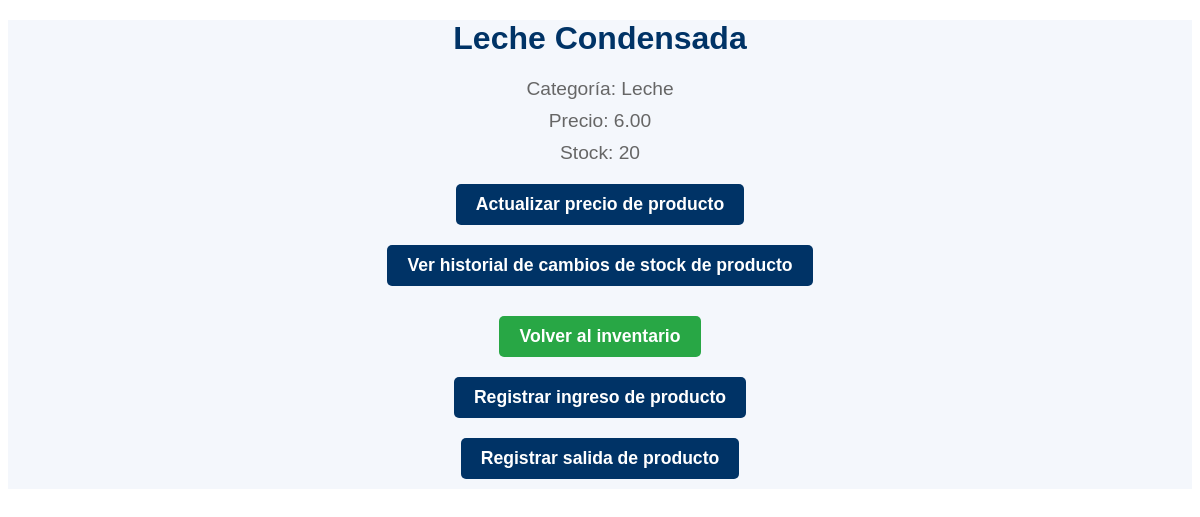
Page /operador/producto/1/ on the committed database.
### Cliente/producto/models.py (models this page shows, shortened)
class Producto(models.Model):
    id_producto = models.AutoField(primary_key=True)
    id_categoria = models.ForeignKey(Categoria, on_delete=models.CASCADE)
    nombre_producto = models.CharField(max_length=50)
    precio = models.DecimalField(max_digits=10, decimal_places=2)
    stock = models.IntegerField()

class Categoria(models.Model):
    id_categoria = models.AutoField(primary_key=True)
    nombre_categoria = models.CharField(max_length=50)
    descripcion = models.CharField(max_length=50)

### Operador/Inventario/Controller/InventarioController.py (the view)
# urls.py: path('producto/<int:id_producto>/', InventarioController.detalle_producto, name='detalle_producto'),
def detalle_producto(request, id_producto):
    producto = get_object_or_404(Producto, id_producto=id_producto)
    return render(request, 'inventario/detalle_producto.html', {'producto': producto})

### Operador/Inventario/templates/inventario/detalle_producto.html (shortened to what this page needs)
<!DOCTYPE html>
<html lang="es">
<head>
    {% load static %}
    <link rel="stylesheet" href="{% static 'Inventario/detalle_producto.css' %}">
</head>
<body>
    <div class="detalle-producto-container">
        <h1>{{ producto.nombre_producto }}</h1>
        <p>Categoría: {{ producto.id_categoria.nombre_categoria }}</p>
        <p>Precio: {{ producto.precio }}</p>
        <p>Stock: {{ producto.stock }}</p>
        <a href="{% url 'actualizar_precio' producto.id_producto %}" class="btn">Actualizar precio de producto</a><br>
        <a href="{% url 'historial_stock' producto.id_producto %}" class="btn">Ver historial de cambios de stock de producto</a><br>
        <a href="{% url 'ver_inventario' %}" class="back-link">Volver al inventario</a><br>
        <a href="{% url 'registrar_ingreso' producto.id_producto %}" class="btn">Registrar ingreso de producto</a><br>
        <a href="{% url 'registrar_salida' producto.id_producto %}" class="btn">Registrar salida de producto</a><br>
    </div>
</body>
</html>

### Operador/Inventario/static/Inventario/detalle_producto.css (style rules this page uses)
.detalle-producto-container { font-family: 'Arial', sans-serif; background-color: #f4f7fc; margin: 0; padding: 0; color: #333; text-align: center; }
.detalle-producto-container h1 { color: #003366; margin-top: 20px; }
.detalle-producto-container p { font-size: 1.2em; color: #666; margin: 10px 0; }
.detalle-producto-container a { text-decoration: none; color: #003366; font-weight: bold; font-size: 1.1em; margin: 10px 0; display: inline-block; }
.detalle-producto-container .btn { background-color: #003366; color: white; padding: 10px 20px; border-radius: 5px; text-decoration: none; transition: background-color 0.3s ease; }
.detalle-producto-container .back-link { background-color: #28a745; color: white; padding: 10px 20px; border-radius: 5px; text-decoration: none; margin-top: 20px; display: inline-block; }

### rows in the picture
Producto: nombre_producto "Leche Condensada", id_categoria.nombre_categoria "Leche", precio "6.00", stock "20"
